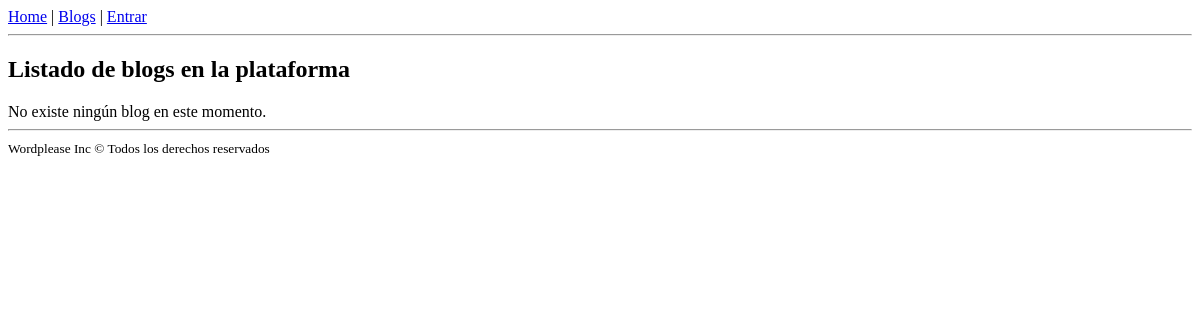
The page /blogs on the database as committed earlier.
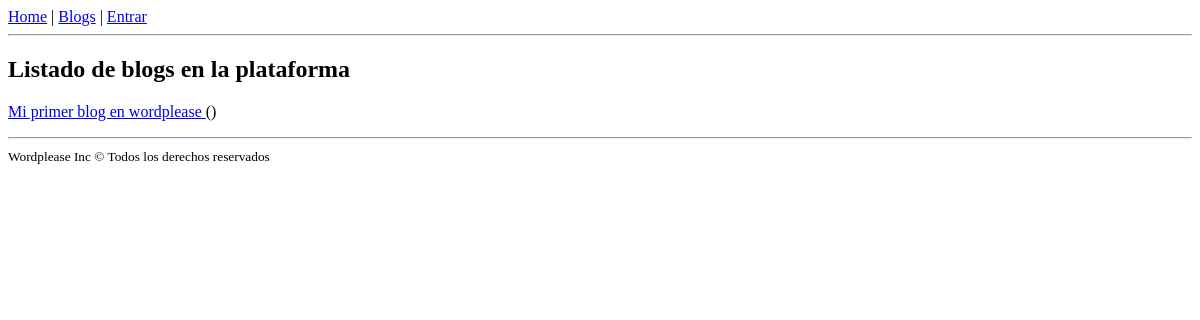
The same page on the database as committed later.
### blogs/models.py (models this page shows, shortened)
class Blog(models.Model):
    owner = models.OneToOneField(User)
    title = models.TextField(max_length=150)
    description = models.TextField(max_length=400)
    created_at = models.DateTimeField(auto_now_add=True)
    modified_at = models.DateTimeField(auto_now=True)

### blogs/views.py (the view)
# urls.py: url(r'^blogs$', 'blogs.views.home', name='blogs_home'),
def home(request):
    blogs = Blog.objects.all()
    context = {
        'blogs': blogs
    }
    return render(request, 'blogs/blogs.html', context)

### blogs/templates/blogs/blogs.html (shortened to what this page needs)
{% extends 'base.html' %}
{% block section %}
    <h1>Listado de blogs en la plataforma</h1>
    {% if blogs|length > 0 %}
        {%for blog in blogs %}
            <p>
                <a href="blog/{{ blog.pk }}">
                    {{ blog.title }}
                </a>
                ({{ blog.owner.first_name }})
            </p>
        {% endfor %}
    {% else %}
        No existe ningún blog en este momento.
    {% endif %}
{% endblock %}

### wordplease/templates/base.html (shortened to what this page needs)
<!DOCTYPE html>
<html lang="es">
<head>
</head>
<body>
    <nav>
        <a href="{% url 'wordplease_home' %}">Home</a>
        |
        <a href="{% url 'blogs_home' %}">Blogs</a>
        |
        {% if  user.is_authenticated %}
            <a href="{% url 'create_post' %}">Nuevo post</a>
            |
            <a href="{% url 'users_logout' %}">Salir</a>
        {% else %}
            <a href="{% url 'users_login' %}">Entrar</a>
        {% endif %}
    </nav>
    <hr>
    <section>
        {% block section %} {% endblock %}
    </section>
    <hr>
    <small>Wordplease Inc &copy; Todos los derechos reservados</small>
</body>
</html>

Rows that differ between the two databases and show on the page:
added Blog: title "Mi primer blog en wordplease"
Other text that changed with them:
text no longer shown: "No existe ningún blog en este momento."
